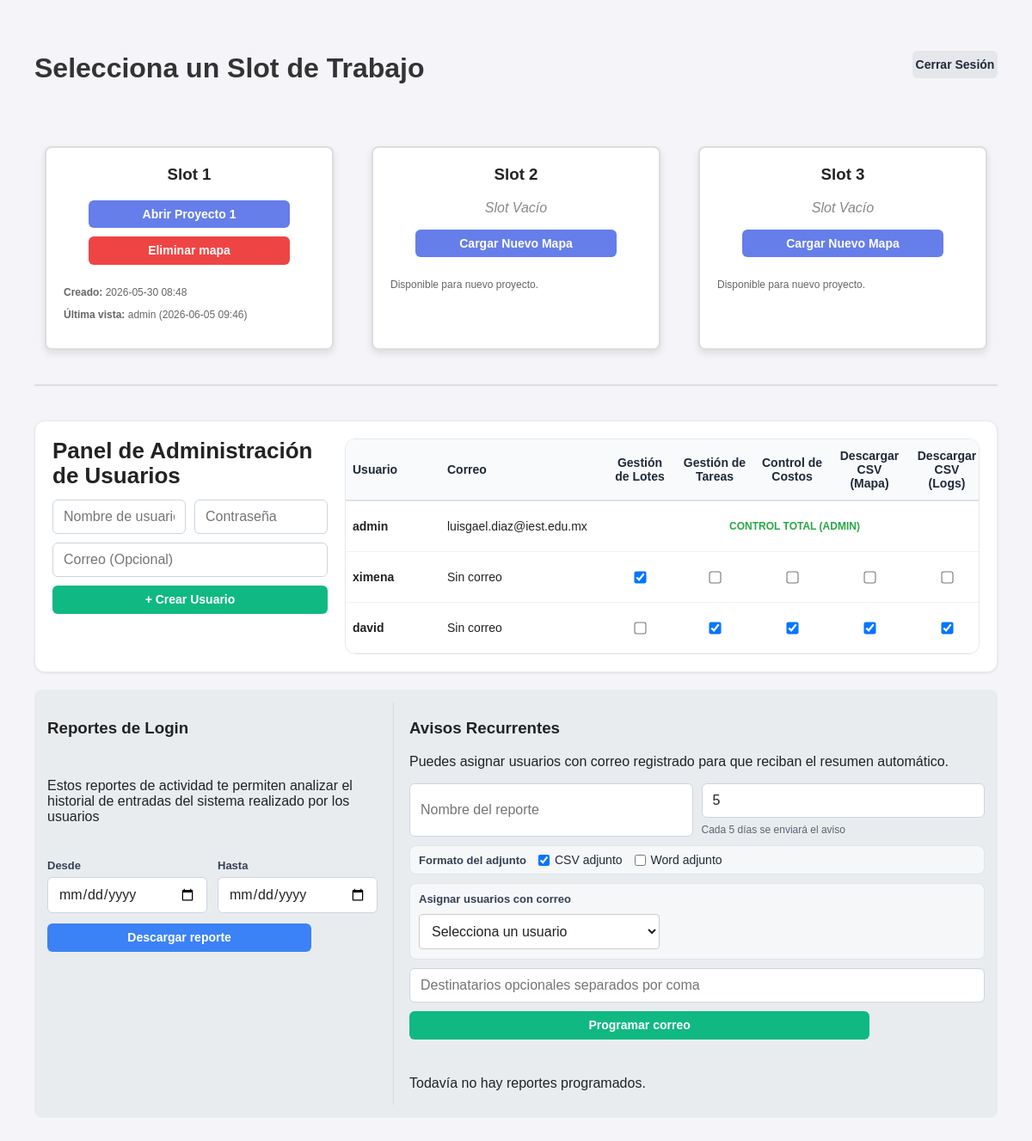
/dashboard (signed in), run on an earlier commit of the app's database.
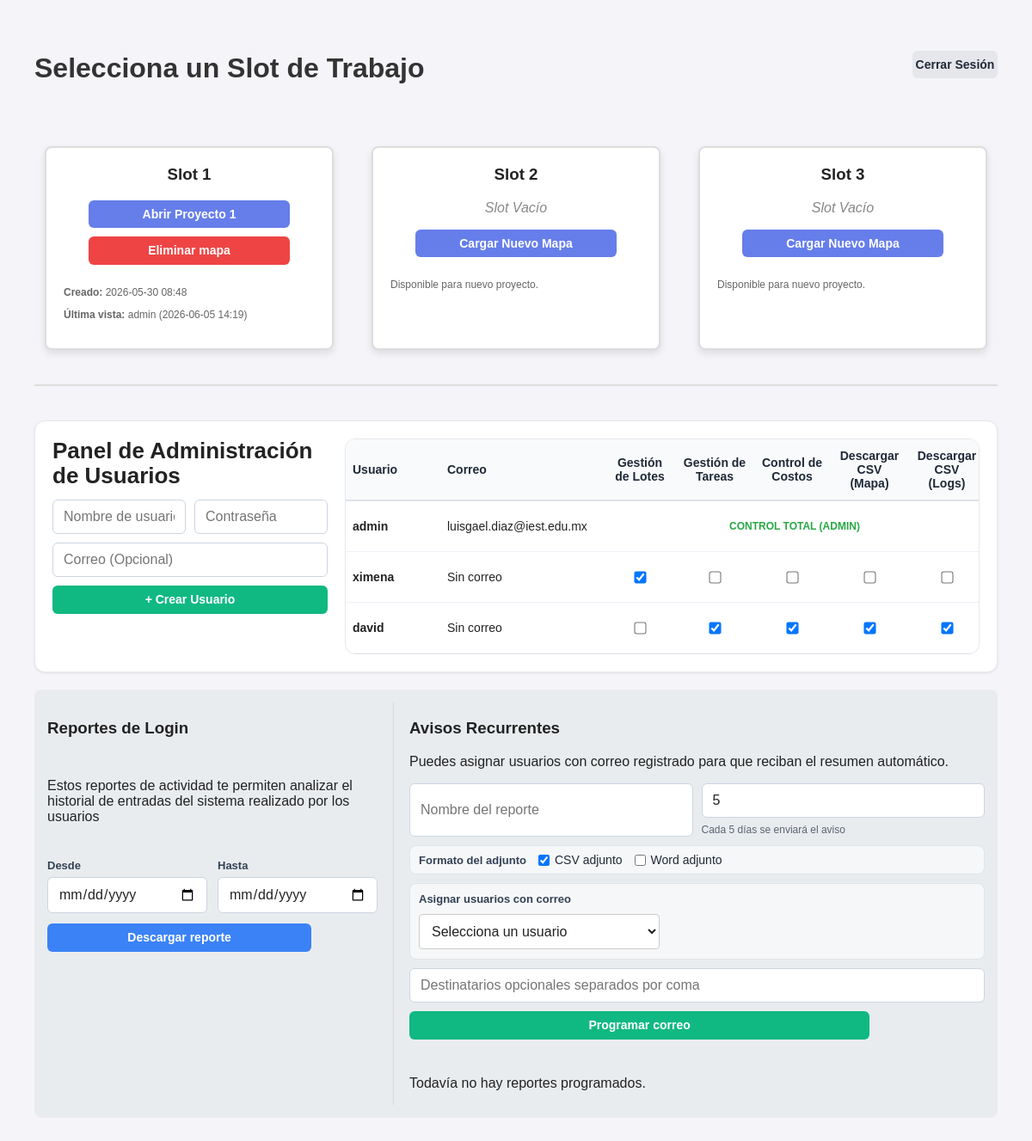
And on a later commit of the database.
### tables this page shows
CREATE TABLE slots
                         (id INTEGER PRIMARY KEY, nombre_real TEXT, slug TEXT, kml_data TEXT, 
                          creado_en TEXT, visto_por TEXT, visto_en TEXT);

CREATE TABLE usuarios
                         (id INTEGER PRIMARY KEY, username TEXT UNIQUE, password_hash TEXT,
                          rol TEXT, puede_agregar INTEGER, ultima_conexion TEXT, puede_editar INTEGER DEFAULT 0, puede_agregar_tareas INTEGER DEFAULT 0, puede_marcar_tareas INTEGER DEFAULT 0, puede_ver_costos INTEGER DEFAULT 0, puede_descargar_mapa INTEGER DEFAULT 0, puede_descargar_logs INTEGER DEFAULT 0, correo TEXT DEFAULT NULL);

### rutas/dashboard.py (the view)
@dashboard_bp.route('/dashboard')
def index():
    if not session.get('logeado'):
        return redirect(url_for('login.index'))
    slots = db.obtener_todos_los_slots()
    usuarios = db.obtener_todos_los_usuarios() if session.get('rol') == 'admin' else []
    reportes_programados = []
    if session.get('rol') == 'admin':
        for reporte in db.obtener_reportes_programados():
            destinatarios_raw = reporte[3] or ''
            formato_raw = reporte[4] or ''
            try:
                destinatarios = json.loads(destinatarios_raw) if destinatarios_raw else []
            except Exception:
                destinatarios = [x.strip() for x in str(destinatarios_raw).replace(';', ',').split(',') if x.strip()]
            try:
                formatos = json.loads(formato_raw) if formato_raw and str(formato_raw).strip().startswith('[') else []
            except Exception:
                formatos = [x.strip().lower() for x in str(formato_raw).replace(';', ',').split(',') if x.strip()]
            if not isinstance(formatos, list):
                formatos = [str(formatos).strip().lower()] if str(formatos).strip() else []
            formatos = [x for x in formatos if x]
            reportes_programados.append({
                'id': reporte[0],
                'nombre': reporte[1],
                'frecuencia_dias': reporte[2],
                'destinatarios': destinatarios,
                'formato': formatos,
                'formato_texto': ' + '.join(f.upper() for f in formatos) if formatos else 'CSV',
                'activo': bool(reporte[5]),
                'creado_por': reporte[6],
                'creado_en': reporte[7],
                'ultimo_envio': reporte[8],
                'proximo_envio': reporte[9],
            })
    kml_saved = request.args.get('kml_saved')
    return render_template('dashboard.html', slots=slots, usuarios=usuarios, reportes_programados=reportes_programados, rol_actual=session.get('rol'), kml_saved=kml_saved)

### database.py (called while the page is built)
    def _get_connection(self):
        conn = sqlite3.connect(self.db_path)
        conn.row_factory = sqlite3.Row
        return conn

    def obtener_todos_los_usuarios(self):
        with self._get_connection() as conn:
            c = conn.cursor()
            c.execute('SELECT id, username, rol, puede_agregar, ultima_conexion, puede_editar, puede_agregar_tareas, puede_marcar_tareas, puede_ver_costos, puede_descargar_mapa, puede_descargar_logs, correo FROM usuarios')
            return c.fetchall()

    def obtener_todos_los_slots(self):
        with self._get_connection() as conn:
            c = conn.cursor()
            c.execute('SELECT id, nombre_real, slug, kml_data, creado_en, visto_por, visto_en FROM slots')
            return c.fetchall()

    def obtener_reportes_programados(self, activo=None):
        with self._get_connection() as conn:
            c = conn.cursor()
            query = 'SELECT id, nombre, frecuencia_dias, destinatarios_json, formato, activo, creado_por, creado_en, ultimo_envio, proximo_envio FROM reportes_programados'
            params = []
            if activo is not None:
                query += ' WHERE activo = ?'
                params.append(1 if activo else 0)
            query += ' ORDER BY proximo_envio ASC, id DESC'
            c.execute(query, tuple(params))
            return c.fetchall()

### templates/dashboard.html (shortened to what this page needs)
<!doctype html>
<html lang="es">
<head>
    <link rel="stylesheet" href="{{ url_for('static', filename='css/common.css') }}">
    <link rel="stylesheet" href="{{ url_for('static', filename='css/dashboard.css') }}">
</head>
<body data-kml-saved="{{ kml_saved or '' }}">
    <div class="dashboard-header-row">
        <h1>Selecciona un Slot de Trabajo</h1>
        <div class="page-actions">
            <a href="/logout" class="btn btn-secondary btn-auto logout-btn">Cerrar Sesión</a>
        </div>
    </div>
    <div class="slots-container">
        {% for slot in slots %}
        <div class="slot">
            <h3>Slot {{ slot[0] }}</h3>
            {% if slot[3] %}
            <a href="/adhesa/{{ slot[2] }}" class="btn">Abrir {{ slot[1] }}</a>
            <button onclick="abrirModal('{{ slot[0] }}')" class="btn btn-delete">Eliminar mapa</button>
            <div class="metadata">
                <p><strong>Creado:</strong> {{ slot[4] }}</p>
                <p><strong>Última vista:</strong> {{ slot[5] }} ({{ slot[6] }})</p>
            </div>
            {% else %}
            <p class="slot-empty">Slot Vacío</p>
            <form action="/cargar_kml/{{ slot[0] }}" method="POST" enctype="multipart/form-data">
                <label for="upload-{{ slot[0] }}" class="btn btn-empty">Cargar Nuevo Mapa</label>
            </form>
            <div class="metadata">
                <p>Disponible para nuevo proyecto.</p>
            </div>
            {% endif %}
        </div>
        {% endfor %}
    </div>
    {% if rol_actual == 'admin' %}
    <hr class="section-divider" />
    <div class="panel-card admin-users-panel">
        <div class="admin-users-form">
            <h2>Panel de Administración de Usuarios</h2>
            <form action="/admin/crear_usuario" method="POST" class="inline-form">
                <input type="text" name="nuevo_usuario" placeholder="Nombre de usuario" required class="field-input field-input-compact" />
                <input type="password" name="nueva_password" placeholder="Contraseña" required class="field-input field-input-compact" />
                <input type="email" name="nuevo_correo" placeholder="Correo (Opcional)" class="field-input field-input-wide" />
                <button type="submit" class="btn btn-success btn-auto admin-create-btn">+ Crear Usuario</button>
            </form>
        </div>
        <div class="admin-users-table-wrap">
        <table class="admin-table admin-users-table">
            <thead>
                <tr>
                    <th>Usuario</th>
                    <th>Correo</th>
                    <th class="text-center">Gestión de Lotes</th>
                    <th class="text-center">Gestión de Tareas</th>
                    <th class="text-center">Control de Costos</th>
                    <th class="text-center">Descargar CSV (Mapa)</th>
                    <th class="text-center">Descargar CSV (Logs)</th>
                </tr>
            </thead>
            <tbody>
                {% for u in usuarios %}
                <tr>
                    <td class="admin-user">{{ u[1] }}</td>
                    <td class="admin-email">{{ u[11] or 'Sin correo' }}</td>
                    {% if u[2] != 'admin' %}
                    <td class="permission-cell">
                        <input type="checkbox" {{ 'checked' if u[3]==1 }}
                            onclick="document.getElementById('toggle-lotes-{{ u[0] }}').submit()"
                            class="permission-toggle">
                    </td>
                    <td class="permission-cell">
                        <input type="checkbox" {{ 'checked' if u[6]==1 }}
                            onclick="document.getElementById('toggle-tareas-{{ u[0] }}').submit()"
                            class="permission-toggle">
                    </td>
                    <td class="permission-cell">
                        <input type="checkbox" {{ 'checked' if u[8]==1 }}
                            onclick="document.getElementById('toggle-costos-{{ u[0] }}').submit()"
                            class="permission-toggle">
                    </td>
                    <td class="permission-cell">
                        <input type="checkbox" {{ 'checked' if u[9]==1 }}
                            onclick="document.getElementById('toggle-descargas-mapa-{{ u[0] }}').submit()"
                            class="permission-toggle">
                    </td>
                    <td class="permission-cell">
                        <input type="checkbox" {{ 'checked' if u[10]==1 }}
                            onclick="document.getElementById('toggle-descargas-logs-{{ u[0] }}').submit()"
                            class="permission-toggle">
                    </td>
                    {% else %}
                    <td colspan="5" class="admin-total">CONTROL TOTAL (ADMIN)</td>
                    {% endif %}
                </tr>
                {% endfor %}
            </tbody>
        </table>
        </div>
    </div>
    {% endif %}
    {% if rol_actual == 'admin' %}
    <div class="report-panel">
        <div class="report-summary-panel">
            <h3>Reportes de Login</h3>
            <p class="panel-help">Estos reportes de actividad te permiten analizar el historial de entradas del sistema realizado por los usuarios</p>
            <form action="/admin/reporte/logins" method="POST" class="report-range-form">
                <div class="report-range-fields">
                    <label class="report-range-field">
                        <span class="field-label">Desde</span>
                        <input type="date" name="fecha_inicio" class="field-input" required>
                    </label>
                    <label class="report-range-field">
                        <span class="field-label">Hasta</span>
                        <input type="date" name="fecha_fin" class="field-input" required>
                    </label>
                </div>
                <button type="submit" class="btn btn-info btn-auto">Descargar reporte</button>
            </form>
        </div>
        <div class="report-schedule-panel">
            <h3>Avisos Recurrentes</h3>
            <p class="panel-help">Puedes asignar usuarios con correo registrado para que reciban el resumen automático.</p>
            <form action="/admin/programar_reporte_actividad" method="POST" class="report-schedule-form">
                <input type="text" name="nombre" placeholder="Nombre del reporte" class="field-input">
                <div class="report-frequency-field">
                    <input type="number" name="frecuencia_dias" min="1" step="1" value="5" placeholder="Cada X días" class="field-input" data-frequency-days>
                    <p class="report-frequency-legend" data-frequency-legend>Cada 5 días se enviará el aviso</p>
                </div>
                <div class="report-format-options">
                    <span class="field-label">Formato del adjunto</span>
                    <label class="checkbox-option">
                        <input type="checkbox" name="formatos" value="csv" checked>
                        <span>CSV adjunto</span>
                    </label>
                    <label class="checkbox-option">
                        <input type="checkbox" name="formatos" value="word">
                        <span>Word adjunto</span>
                    </label>
                </div>
                <div class="report-recipient-picker" data-recipient-picker>
                    <label for="recipient-user-select" class="field-label">Asignar usuarios con correo</label>
                    <select id="recipient-user-select" class="field-input report-recipient-select">
                        <option value="">Selecciona un usuario</option>
                    </select>
                    <div class="report-recipient-chips" data-recipient-chips aria-live="polite"></div>
                </div>
                <input type="text" name="destinatarios" placeholder="Destinatarios opcionales separados por coma" class="field-input report-recipient-input">
                <button type="submit" class="btn btn-success btn-auto">Programar correo</button>
            </form>
            <div class="report-schedule-list">
                {% if reportes_programados %}
                    {% for reporte in reportes_programados %}
                    <div class="report-schedule-card {{ 'is-active' if reporte.activo else 'is-inactive' }}">
                        <div class="report-schedule-head">
                            <strong>{{ reporte.nombre }}</strong>
                            <span class="schedule-badge">Cada {{ reporte.frecuencia_dias }} días</span>
                        </div>
                        <div class="report-schedule-meta">
                            <span>Formato: {{ reporte.formato_texto }}</span>
                            <span>Estado: {{ 'Activo' if reporte.activo else 'Pausado' }}</span>
                            <span>Próximo envío: {{ reporte.proximo_envio or '--' }}</span>
                            <span>Último envío: {{ reporte.ultimo_envio or '--' }}</span>
                            <span>Destinatarios: {{ reporte.destinatarios|join(', ') if reporte.destinatarios else 'Usa correos configurados' }}</span>
                        </div>
                        <div class="report-schedule-actions">
                            <form action="/admin/toggle_reporte_programado/{{ reporte.id }}" method="POST">
                                <button type="submit" class="btn btn-info btn-small">{{ 'Pausar' if reporte.activo else 'Activar' }}</button>
                            </form>
                            <form action="/admin/eliminar_reporte_programado/{{ reporte.id }}" method="POST" onsubmit="return confirm('¿Eliminar este reporte programado?');">
                                <button type="submit" class="btn btn-delete btn-small">Eliminar</button>
                            </form>
                        </div>
                    </div>
                    {% endfor %}
                {% else %}
                    <p class="panel-help">Todavía no hay reportes programados.</p>
                {% endif %}
            </div>
        </div>
    </div>
    {% endif %}
</body>
</html>

### static/css/common.css (style rules this page uses)
:root { --color-primary: #667eea; --color-primary-dark: #5568d3; --color-secondary: #e5e7eb; --color-secondary-dark: #d1d5db; --color-success: #10b981; --color-success-dark: #059669; --color-info: #3b82f6; --color-warning: #f59e0b; --color-danger: #ef4444; --color-text: #1f2937; --color-muted: #6b7280; --color-surface: #ffffff; --color-border: #e5e7eb; }
* { box-sizing: border-box; }
body { margin: 0; font-family: 'Segoe UI', Tahoma, Geneva, Verdana, sans-serif; color: var(--color-text); background: #f9fafb; }
a { color: inherit; }
.panel-card, .card, .modal-card, .chart-card, .kpi-card, .activities-section, .cronograma-section, .lote-sidebar, .tasks-panel, .ficha-panel, .calendar-panel { background: var(--color-surface); border: 1px solid var(--color-border); border-radius: 12px; box-shadow: 0 1px 3px rgba(0, 0, 0, 0.08); }
.btn { padding: 8px 16px; border: none; border-radius: 6px; font-size: 14px; font-weight: 600; cursor: pointer; display: inline-flex; align-items: center; justify-content: center; gap: 6px; transition: background-color 0.2s, color 0.2s, border-color 0.2s, transform 0.2s; text-decoration: none; line-height: 1.2; background: var(--color-primary); color: white; }
.btn-secondary { background: var(--color-secondary); color: var(--color-text); }
.btn-success { background: var(--color-success); color: white; }
.btn-info { background: var(--color-info); color: white; }
.btn-danger, .btn-delete { background: var(--color-danger); color: white; }
.btn-auto { width: auto; margin: 0; }
.field-input, .modal-input, input[type="text"], input[type="password"], input[type="email"], input[type="date"], input[type="number"], select, textarea { width: 100%; border: 1px solid #cbd5e1; border-radius: 6px; padding: 10px 12px; font: inherit; background: white; color: inherit; }

What changed in the data, as far as the page shows it:
changed slots "Proyecto 1": visto_en "2026-06-05 09:46" → "2026-06-05 14:19"
